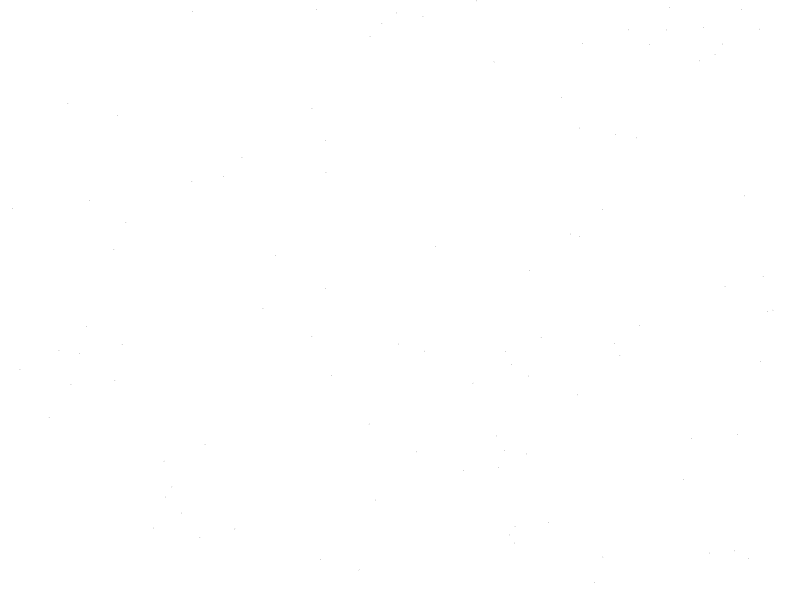
Frame 1 (no input)
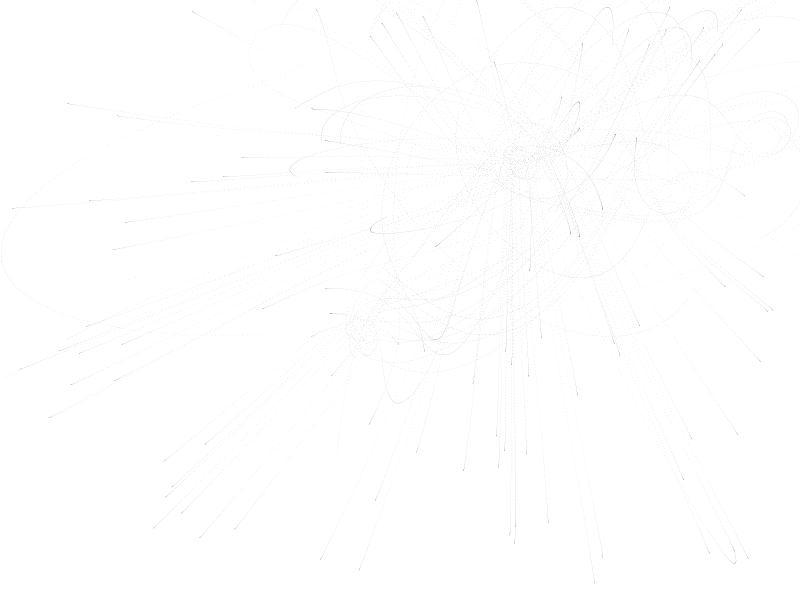
Frame 60 (the mouse pressed at the canvas centre just before this capture)
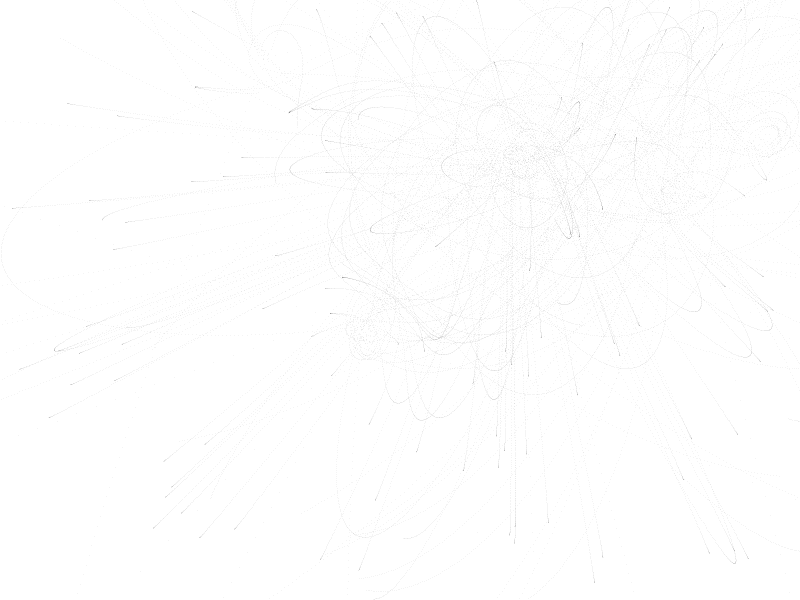
Frame 120 (the mouse held since frame 60 and released just before this capture)

The Processing sketch that drew these frames (run headless with seeded random() and noise(); from frame 60 on, the mouse is pressed at the canvas centre):

// Processing sketch: gravitational_attraction
// ── gravitational_attraction.pde
Mover[] movers = new Mover[100];
Attractor[] attractors = new Attractor[5];

void setup() {
  size(800,600);
  background(255);
  for (int i =0; i<attractors.length;i++) {
    attractors[i] = new Attractor();
    println("attractor["+i+"] = new Attractor("+attractors[i].position); // so you *can* get your favourite one back, if you want!
  }
  for (int i =0; i<movers.length;i++) {
    movers[i] = new Mover(random(0.5,10),random(0,width),random(0,height));
  }
}

void draw() {
  //background(255);
  stroke(0,15);
  for (int i =0; i<movers.length;i++) {
    //attraction forces
    for (int j =0; j<attractors.length;j++) {
      PVector f = attractors[j].attract(movers[i]);
      movers[i].applyForce(f);
      
      movers[i].update();
      
      beginShape(POINTS);
      vertex(movers[i].position.x,movers[i].position.y);
      endShape();
      //movers[i].display();
      //attractors[j].display();
    }
  }
}

// ── Attractor.pde
class Attractor {
  float mass;
  float G;
  PVector position;
  float damp;
  
  Attractor() {
    position = new PVector (random(width),random(height));
    mass = 100;
    G = 4;
    //damp = 0.004;
  }
  
  //void display(){ 
  //  stroke(0);
  //  fill(0,200);
  //  ellipse(position.x,position.y,mass*0.5,mass*0.5);
  //  //point(position.x, position.y);
  //}
  
  PVector attract(Mover m) {
    //direction of force
    PVector force = PVector.sub(position, m.position);
    //magnitude of force
    float distance = force.mag();
    distance = constrain(distance,1,100.0);
    float magnitude = ((G * mass * m.mass) / (distance*distance));
    force.normalize();
    force.mult(magnitude);
    
    return force;
  }
}

// ── Mover.pde
class Mover {
  
  PVector position;
  PVector velocity;
  PVector acceleration;
  float mass;
  
  Mover(float m, float x, float y) {
    position = new PVector(x,y);
    velocity = new PVector(0,0);
    acceleration = new PVector(0.01,0.01);
    mass = m;
  }
  
  void update() { 
     velocity.add(acceleration);
     position.add(velocity);
     acceleration.mult(0);
    
  }
  
  //void display() {
  //  noStroke();
  //  fill(0,10);
  //  ellipse(position.x, position.y, 30*mass, 30*mass);
    
  //}
  
  void applyForce(PVector force) {
    //make copy of original force vector
    PVector f = force.copy();
    //Newton's second law: F = MxA
    f.div(mass);
    acceleration.add(f);
  }
  
   void checkEdges() {

    if (position.x > width) {
      velocity.x *= -1;
      position.x = width;
    } 
    
    else if (position.x < 0) {
      velocity.x *= -1;
      position.x = 0;
    }
    
    if (position.y > height) {
      velocity.y *= -1;
      position.y = height;
    } 
    
    else if (position.y < 0) {
      velocity.y *= -1;
      position.y = 0;
    }
    
  }
 
}
